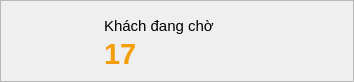
  <widget class="QFrame" name="cardKhachDangCho">
   <property name="geometry">
    <rect>
     <x>394</x>
     <y>90</y>
     <width>354</width>
     <height>82</height>
    </rect>
   </property>
   <property name="frameShape">
    <enum>QFrame::Shape::StyledPanel</enum>
   </property>
   <widget class="QLabel" name="cardKhachDangChoImage">
    <property name="geometry">
     <rect>
      <x>22</x>
      <y>15</y>
      <width>52</width>
      <height>52</height>
     </rect>
    </property>
    <property name="minimumSize">
     <size>
      <width>48</width>
      <height>48</height>
     </size>
    </property>
    <property name="font">
     <font>
      <family>Segoe UI</family>
      <pointsize>11</pointsize>
      <bold>false</bold>
     </font>
    </property>
    <property name="styleSheet">
     <string notr="true">from PySide6.QtGui import QPixmap
from PySide6.QtCore import Qt

pix = QPixmap(&quot;assets/icons/customer.png&quot;)

self.lblImgKhachDangPhucVu.setPixmap(
    pix.scaled(
        32,
        32,
        Qt.KeepAspectRatio,
        Qt.SmoothTransformation
    )
)
</string>
    </property>
    <property name="text">
     <string/>
    </property>
    <property name="pixmap">
     <pixmap>../images/khachcho.png</pixmap>
    </property>
    <property name="scaledContents">
     <bool>true</bool>
    </property>
    <property name="alignment">
     <set>Qt::AlignmentFlag::AlignCenter</set>
    </property>
    <property name="class" stdset="0">
     <string>imageSlot</string>
    </property>
   </widget>
   <widget class="QLabel" name="cardKhachDangChoTitle">
    <property name="geometry">
     <rect>
      <x>104</x>
      <y>14</y>
      <width>220</width>
      <height>24</height>
     </rect>
    </property>
    <property name="font">
     <font>
      <family>Segoe UI</family>
      <pointsize>11</pointsize>
      <bold>false</bold>
     </font>
    </property>
    <property name="text">
     <string>Khách đang chờ</string>
    </property>
   </widget>
   <widget class="QLabel" name="lblKhachChoCount">
    <property name="geometry">
     <rect>
      <x>104</x>
      <y>38</y>
      <width>220</width>
      <height>32</height>
     </rect>
    </property>
    <property name="font">
     <font>
      <pointsize>22</pointsize>
      <bold>true</bold>
     </font>
    </property>
    <property name="styleSheet">
     <string notr="true">color:#f59e0b;</string>
    </property>
    <property name="text">
     <string>17</string>
    </property>
   </widget>
  </widget>
